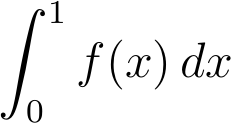
#> input picture tests/fixtures/formula_ocr/visual/int_display.png, 231 x 123 px
$ python -i visual_inline.py   (imports and definitions only)
#> lines starting #> are read from the running program, lines starting #| are printed output that depends on the picture; after the words box and inside, x2 and y2 are one past the last pixel; in counts of white or black regions, pixels touching at a corner belong together
"""公式图片的确定性行内/行间视觉判定（不依赖 LLM）。

背景：
    ``\\sum`` / ``\\prod`` / ``\\lim`` 等大型算子的上下标在行内（text style）
    绘制在符号右侧，在行间（display style）绘制在符号正上下方；``\\int``
    默认两种样式都把上下限放在右侧，但字形宽高比不同（Computer Modern 下
    文本样式约 2.0，显示样式约 2.5）。因此可以从输入图片的连通分量几何
    直接推断公式是行内还是行间，作为 LLM 判定的确定性矫正。

设计原则：
    - 只对证据明确的情况投票：找到大型算子且上下标位置清晰时给出判定，
      否则返回 ``None``（保持 LLM / 结构矫正的结论，绝不强行翻转）。
    - 所有阈值均为相对量（与图片宽度/高度的比值、宽高比），与 DPI 无关。
    - 纯确定性实现，无模型调用，失败时由调用方兜底（不影响 OCR 主流程）。
"""

from __future__ import annotations

from dataclasses import dataclass

import numpy as np
from PIL import Image
from scipy import ndimage

# 分析用图片最大边长：超过则等比缩小，仅影响速度，不影响相对几何
_ANALYSIS_MAX_DIM = 1200

# 算子候选分量的宽高比范围（括号等细高条 > 3.2，分数横线 < 0.4，均被排除）
_HOST_MIN_ASPECT = 0.40
_HOST_MAX_ASPECT = 3.20

# "宽型算子"（\\sum / \\prod / \\lim / \\max 等）：宽高比上限
_WIDE_OP_MAX_ASPECT = 1.70
# "积分型算子"（\\int 族）：只有宽高比不超过该值时，侧向上下标才视为行内证据
# （文本样式 ∫ 宽高比约 2.0，显示样式约 2.5）
_INTEGRAL_MAX_ASPECT_VOTE = 2.20

# 宽型算子：高度须占图高一定比例，且宽度须达到图宽 / 图高的相对门槛
_WIDE_MIN_H_FRAC = 0.25
_WIDE_MIN_W_FRAC = 0.04
_WIDE_MIN_W_H_FRAC = 0.18

# 积分型算子：高度占比更高（普通字母在行间图中通常不足 45% 图高）
_INTEGRAL_MIN_H_FRAC = 0.45
_INTEGRAL_MIN_W_H_FRAC = 0.16

# 上下标小分量：高度上限（相对图高）
_SMALL_MAX_H_FRAC = 0.48

# 侧向成对上下标：左侧起点与算子右边的最小重叠要求
_SIDE_X0_MARGIN = 0.30  # S.x0 >= H.x1 - margin * H.w
_SIDE_X0_OFFSET = 0.50  # S.x0 >= H.x0 + offset * H.w
# 侧向成对上下标与算子的最大水平间距（成对时更严格）
_PAIR_GAP_FRAC = 0.45
# 单个右下角下标与算子的最大水平间距（\\lim 的条件距符号更远）
_LOWER_GAP_FRAC = 0.80


@dataclass
class VisualInlineHint:
    """视觉判定的结果。

    inline 为 None 表示证据不足，调用方应保持原判定。
    """

    inline: bool | None
    confidence: float = 0.0
    reason: str = ""

    @property
    def decided(self) -> bool:
        return self.inline is not None


def analyze_formula_image(img: Image.Image) -> VisualInlineHint:
    """分析公式图片，返回行内/行间视觉判定（证据不足时为 None）。"""
    try:
        return _analyze(img)
    except Exception:
        # 视觉判定只是增强，任何异常都不应影响 OCR 主流程
        return VisualInlineHint(None, 0.0, "visual-analysis-error")


def _analyze(img: Image.Image) -> VisualInlineHint:
    if img.width > _ANALYSIS_MAX_DIM or img.height > _ANALYSIS_MAX_DIM:
        ratio = min(_ANALYSIS_MAX_DIM / img.width, _ANALYSIS_MAX_DIM / img.height)
        img = img.resize(
            (int(img.width * ratio), int(img.height * ratio)), Image.LANCZOS
        )

    comps, h, w = _components(img)
    if not comps:
        return VisualInlineHint(None, 0.0, "no-components")

    hosts = _find_hosts(comps, h, w)
    smalls = [c for c in comps if c["h"] <= _SMALL_MAX_H_FRAC * h and c["w"] >= 2]

    display_strong = 0
    inline_strong = 0
    inline_weak = 0
    reasons: list[str] = []

    for kind, host in hosts:
        delta, reason = _vote_host(kind, host, smalls)
        display_strong += delta[0]
        inline_strong += delta[1]
        inline_weak += delta[2]
        if reason:
            reasons.append(reason)

    return _aggregate(display_strong, inline_strong, inline_weak, reasons)


def _components(img: Image.Image) -> tuple[list[dict], int, int]:
    """二值化并提取连通分量（含包围盒与中心点）。"""
    gray = np.asarray(img.convert("L"))
    h, w = gray.shape
    if h < 16 or w < 16:
        return [], h, w

    ink = gray < 200
    labels, n = ndimage.label(ink, structure=np.ones((3, 3)))
    objs = ndimage.find_objects(labels)

    comps: list[dict] = []
    for i, sl in enumerate(objs):
        if sl is None:
            continue
        ys, xs = sl
        bh = ys.stop - ys.start
        bw = xs.stop - xs.start
        area = int((labels[sl] == i + 1).sum())
        if area < 3:
            continue
        comps.append(
            {
                "x0": xs.start,
                "x1": xs.stop,
                "y0": ys.start,
                "y1": ys.stop,
                "h": bh,
                "w": bw,
                "cx": (xs.start + xs.stop) / 2.0,
                "cy": (ys.start + ys.stop) / 2.0,
            }
        )
    return comps, h, w


def _find_hosts(comps: list[dict], h: int, w: int) -> list[tuple[str, dict]]:
    """筛选算子候选：宽型（求和/极限类）与积分型（\\int 族）。"""
    hosts: list[tuple[str, dict]] = []
    for c in comps:
        if c["w"] < 5:
            continue
        aspect = c["h"] / max(c["w"], 1)
        if not (_HOST_MIN_ASPECT <= aspect <= _HOST_MAX_ASPECT):
            continue
        if aspect <= _WIDE_OP_MAX_ASPECT:
            if c["h"] < _WIDE_MIN_H_FRAC * h:
                continue
            if c["w"] < _WIDE_MIN_W_FRAC * w or c["w"] < _WIDE_MIN_W_H_FRAC * h:
                continue
            hosts.append(("wide", c))
        else:
            if c["h"] < _INTEGRAL_MIN_H_FRAC * h:
                continue
            if c["w"] < _INTEGRAL_MIN_W_H_FRAC * h:
                continue
            hosts.append(("integral", c))
    return hosts


def _vote_host(
    kind: str,
    host: dict,
    smalls: list[dict],
) -> tuple[tuple[int, int, int], str]:
    """对单个算子候选投票。

    返回 ((display_strong, inline_strong, inline_weak), 原因描述)。
    """
    hx0, hx1 = host["x0"], host["x1"]
    hy0, hy1 = host["y0"], host["y1"]
    hw, hh = host["w"], host["h"]
    cy = host["cy"]

    win_x0 = hx0 - 0.40 * hw
    win_x1 = hx1 + 1.50 * hw
    win_y0 = hy0 - 0.45 * hh
    win_y1 = hy1 + 0.45 * hh
    near = [
        s
        for s in smalls
        if s["x0"] <= win_x1
        and s["x1"] >= win_x0
        and s["y0"] <= win_y1
        and s["y1"] >= win_y0
    ]

    side_s = [
        s
        for s in near
        if s["x0"] >= hx1 - _SIDE_X0_MARGIN * hw
        and s["x0"] >= hx0 + _SIDE_X0_OFFSET * hw
        and s["x1"] > hx1 - 0.10 * hw
    ]
    cent_s = [s for s in near if hx0 - 0.10 * hw <= s["cx"] <= hx1 + 0.10 * hw]

    side_upper = [s for s in side_s if s["y1"] <= cy]
    side_lower = [s for s in side_s if s["y0"] >= cy]
    cent_upper = [s for s in cent_s if s["y1"] <= hy0 + 0.20 * hh]
    cent_lower = [s for s in cent_s if s["y0"] >= hy1 - 0.20 * hh]

    pair_side = _find_side_pair(side_upper, side_lower, hx1, hw)
    pair_cent = bool(cent_upper and cent_lower)

    display_strong = 0
    inline_strong = 0
    inline_weak = 0
    reason = ""

    if kind == "wide":
        if pair_cent:
            display_strong += 1
            reason = "wide@%d above-below" % hx0
        elif pair_side:
            inline_strong += 1
            reason = "wide@%d side-pair" % hx0
        else:
            for s in side_lower:
                if not side_upper:
                    gap = s["x0"] - hx1
                    if gap <= _LOWER_GAP_FRAC * hw:
                        inline_weak += 1
                        reason = "wide@%d side-lower" % hx0
                    break
    else:
        aspect = hh / max(hw, 1)
        if pair_cent:
            display_strong += 1
            reason = "integral@%d above-below" % hx0
        elif (pair_side or side_lower) and aspect <= _INTEGRAL_MAX_ASPECT_VOTE:
            inline_weak += 1
            reason = "integral@%d side+aspect-%.2f" % (hx0, aspect)

    return (display_strong, inline_strong, inline_weak), reason


def _find_side_pair(
    side_upper: list[dict], side_lower: list[dict], hx1: float, hw: float
) -> tuple[dict, dict] | None:
    """找一对上下堆叠且相互水平重叠的右侧上下标（\\sum 行内样式）。"""
    for a in side_upper:
        for b in side_lower:
            if max(a["x0"], b["x0"]) < min(a["x1"], b["x1"]) - 1:
                gap = min(a["x0"], b["x0"]) - hx1
                if gap <= _PAIR_GAP_FRAC * hw:
                    return (a, b)
    return None


def _aggregate(
    display_strong: int,
    inline_strong: int,
    inline_weak: int,
    reasons: list[str],
) -> VisualInlineHint:
    """汇总各算子投票：行间证据优先，其次行内强证据，最后弱证据。"""
    if display_strong > 0:
        return VisualInlineHint(
            False,
            min(0.95, 0.74 + 0.06 * display_strong),
            ";".join(reasons) or "display",
        )
    if inline_strong > 0:
        return VisualInlineHint(
            True,
            min(0.92, 0.74 + 0.06 * inline_strong),
            ";".join(reasons) or "inline",
        )
    if inline_weak > 0:
        return VisualInlineHint(True, 0.60, ";".join(reasons) or "inline")
    return VisualInlineHint(None, 0.0, ";".join(reasons) or "none")

>>> from PIL import Image
>>> picture = Image.open('../../../tests/fixtures/formula_ocr/visual/int_display.png')
#> picture is the input picture: PIL image 231x123 RGB; min 0, max 255, mean 240.7
>>> result = _analyze(picture)
#> in _components, `ink = gray < 200`:
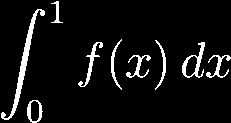
#> ink: shape (123, 231) bool; 6.8% white; 9 white regions, largest, box (x1, y1, x2, y2) and area: (1, 9, 45, 120) 602, (182, 42, 205, 78) 254, (78, 42, 103, 87) 215
#> in _components, `labels, n = ndimage.label(ink, structure=np.ones((3, 3)))`:
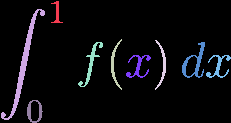
#> labels: shape (123, 231) int32; 10 distinct labels, from 0 to 9; one colour per label, 0 black
#> in _components, `labels, n = ndimage.label(ink, structure=np.ones((3, 3)))`: n = 9
#> in _components, `objs = ndimage.find_objects(labels)`: objs = 9 items
#> the loop in _components, `for i, sl in enumerate(objs):` made 9 passes
#> (bh, bw, area) on passes 1 to 9: (22, 12, 86), (111, 44, 602), (51, 11, 138), (50, 11, 136), (45, 25, 215), (36, 23, 254), (23, 25, 177), (23, 25, 177), (23, 16, 146)
#> in _analyze, `comps, h, w = _components(img)`: h = 123; w = 231
#> the loop in _find_hosts, `for c in comps:` made 9 passes
#> aspect on passes 1 to 9: 1.83, 2.52, 4.64, 4.55, 1.8, 1.57, 0.92, 0.92, 1.44
#> after the loop in _find_hosts, `for c in comps:`: hosts = 2 items
#> in _analyze, `smalls = [c for c in comps if c["h"] <= _SMALL_MAX_H_FRAC * h and c["w..`: smalls = 8 items
#> the loop in _analyze, `for kind, host in hosts:` made 2 passes
#> (kind, hx0 in _vote_host, hx1 in _vote_host, hy0 in _vote_host, hy1 in _vote_host, hw in _vote_host, hh in _vote_host, cy in _vote_host) on pass 1: ('integral', 1, 45, 9, 120, 44, 111, 64.5)
#> (kind, hx0 in _vote_host, hx1 in _vote_host, hy0 in _vote_host, hy1 in _vote_host, hw in _vote_host, hh in _vote_host, cy in _vote_host) on pass 2: ('wide', 182, 205, 42, 78, 23, 36, 60)
#> after the loop in _analyze, `for kind, host in hosts:`: display_strong = 0; reasons = []

$ run again, on tests/fixtures/formula_ocr/visual/int_inline.png
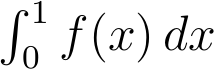
#> input picture tests/fixtures/formula_ocr/visual/int_inline.png, 214 x 69 px
#> picture is the input picture: PIL image 214x69 RGB; min 0, max 255, mean 232.7
#> in _components, `ink = gray < 200`:
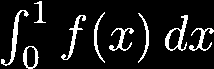
#> ink: shape (69, 214) bool; 10.8% white; 9 white regions, largest, box (x1, y1, x2, y2) and area: (1, 10, 29, 66) 266, (165, 15, 188, 51) 254, (61, 15, 86, 60) 215
#> in _components, `labels, n = ndimage.label(ink, structure=np.ones((3, 3)))`:
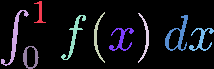
#> labels: shape (69, 214) int32; 10 distinct labels, from 0 to 9; one colour per label, 0 black
#> n = 9
#> objs = 9 items
#> the loop in _components, `for i, sl in enumerate(objs):` made 9 passes
#> (bh, bw, area) on passes 1 to 8: (22, 12, 86), (56, 28, 266), (51, 11, 138), (50, 11, 136), (45, 25, 215), (36, 23, 254), (23, 25, 177), (23, 25, 177)
#> in _analyze, `comps, h, w = _components(img)`: h = 69; w = 214
#> the loop in _find_hosts, `for c in comps:` made 9 passes
#> aspect on passes 1 to 8: 1.83, 2, 4.64, 4.55, 1.8, 1.57, 0.92, 0.92
#> after the loop in _find_hosts, `for c in comps:`: hosts = 6 items
#> smalls = 4 items
#> the loop in _analyze, `for kind, host in hosts:` made 6 passes
#> (kind, hx0 in _vote_host, hx1 in _vote_host, hy0 in _vote_host, hy1 in _vote_host, hw in _vote_host, hh in _vote_host, cy in _vote_host) on passes 3 to 6: ('wide', 165, 188, 15, 51, 23, 36, 33), ('wide', 109, 134, 28, 51, 25, 23, 39.5), ('wide', 189, 214, 28, 51, 25, 23, 39.5), ('wide', 23, 39, 46, 69, 16, 23, 57.5)
#> after the loop in _analyze, `for kind, host in hosts:`: display_strong = 0; inline_weak = 1; reasons = ['integral@1 side+aspect-2.00']

$ run again, on tests/fixtures/formula_ocr/visual/lim_display.png
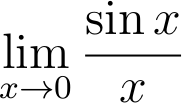
#> input picture tests/fixtures/formula_ocr/visual/lim_display.png, 182 x 103 px
#> picture is the input picture: PIL image 182x103 RGB; min 0, max 255, mean 232.7
#> in _components, `ink = gray < 200`:
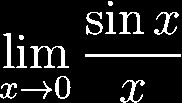
#> ink: shape (103, 182) bool; 11.3% white; 14 white regions, largest, box (x1, y1, x2, y2) and area: (30, 46, 69, 68) 327, (85, 54, 181, 57) 288, (119, 12, 144, 34) 211
#> in _components, `labels, n = ndimage.label(ink, structure=np.ones((3, 3)))`:
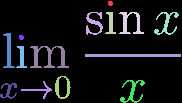
#> labels: shape (103, 182) int32; 15 distinct labels, from 0 to 14; one colour per label, 0 black
#> n = 14
#> objs = 14 items
#> the loop in _components, `for i, sl in enumerate(objs):` made 14 passes
#> (bh, bw, area) on passes 1 to 8: (5, 5, 22), (23, 17, 162), (22, 11, 108), (22, 25, 211), (23, 25, 177), (35, 12, 162), (5, 5, 22), (22, 11, 108)
#> in _analyze, `comps, h, w = _components(img)`: h = 103; w = 182
#> the loop in _find_hosts, `for c in comps:` made 14 passes
#> aspect on passes 1 to 8: 1, 1.35, 2, 0.88, 0.92, 2.92, 1, 2
#> after the loop in _find_hosts, `for c in comps:`: hosts = []
#> smalls = 14 items
#> after the loop in _analyze, `for kind, host in hosts:`: display_strong = 0; reasons = []

$ run again, on tests/fixtures/formula_ocr/visual/lim_inline.png
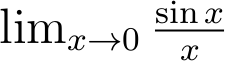
#> input picture tests/fixtures/formula_ocr/visual/lim_inline.png, 225 x 61 px
#> picture is the input picture: PIL image 225x61 RGB; min 0, max 255, mean 231.2
#> in _components, `ink = gray < 200`:
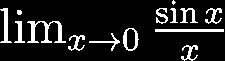
#> ink: shape (61, 225) bool; 12.2% white; 14 white regions (1 under 20 px), largest, box (x1, y1, x2, y2) and area: (27, 21, 66, 43) 327, (155, 29, 224, 32) 207, (0, 8, 12, 43) 162
#> in _components, `labels, n = ndimage.label(ink, structure=np.ones((3, 3)))`:
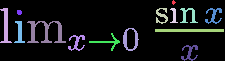
#> labels: shape (61, 225) int32; 15 distinct labels, from 0 to 14; one colour per label, 0 black
#> n = 14
#> objs = 14 items
#> the loop in _components, `for i, sl in enumerate(objs):` made 14 passes
#> (bh, bw, area) on passes 2 to 9: (35, 12, 162), (16, 12, 93), (15, 8, 56), (15, 18, 115), (16, 17, 108), (5, 5, 22), (22, 11, 108), (22, 39, 327)
#> in _analyze, `comps, h, w = _components(img)`: h = 61; w = 225
#> the loop in _find_hosts, `for c in comps:` made 14 passes
#> aspect on passes 2 to 9: 2.92, 1.33, 1.88, 0.833, 0.941, 1, 2, 0.564
#> after the loop in _find_hosts, `for c in comps:`: hosts = 8 items
#> smalls = 13 items
#> the loop in _analyze, `for kind, host in hosts:` made 8 passes
#> (kind, hx0 in _vote_host, hx1 in _vote_host, hy0 in _vote_host, hy1 in _vote_host, hw in _vote_host, hh in _vote_host, cy in _vote_host) on passes 2 to 8: ('wide', 156, 168, 8, 24, 12, 16, 16), ('wide', 205, 222, 8, 24, 17, 16, 16), ('wide', 27, 66, 21, 43, 39, 22, 32), ('wide', 123, 139, 28, 51, 16, 23, 39.5), ('wide', 89, 120, 33, 51, 31, 18, 42), ('wide', 68, 85, 35, 51, 17, 16, 43), ('wide', 181, 198, 45, 61, 17, 16, 53)
#> after the loop in _analyze, `for kind, host in hosts:`: display_strong = 0; inline_weak = 1; reasons = ['wide@27 side-lower']
